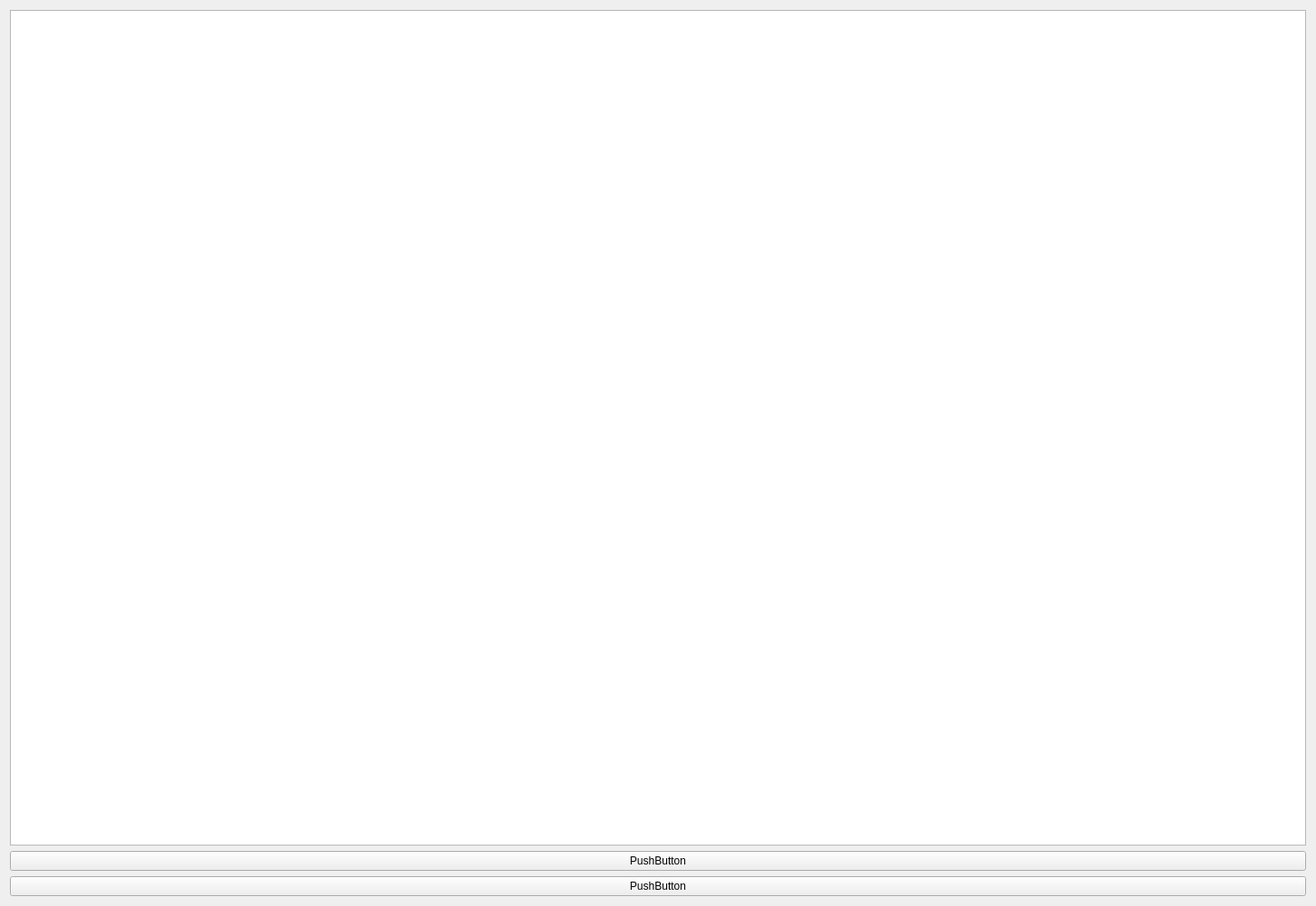
<?xml version="1.0" encoding="UTF-8"?>
<ui version="4.0">
 <class>Form</class>
 <widget class="QWidget" name="Form">
  <property name="geometry">
   <rect>
    <x>0</x>
    <y>0</y>
    <width>1458</width>
    <height>1004</height>
   </rect>
  </property>
  <property name="windowTitle">
   <string>Form</string>
  </property>
  <layout class="QGridLayout" name="gridLayout">
   <item row="0" column="0">
    <layout class="QVBoxLayout" name="verticalLayout">
     <item>
      <widget class="QTableView" name="tableView"/>
     </item>
     <item>
      <widget class="QPushButton" name="AddItemButton">
       <property name="text">
        <string>PushButton</string>
       </property>
      </widget>
     </item>
     <item>
      <widget class="QPushButton" name="SubmitButton">
       <property name="text">
        <string>PushButton</string>
       </property>
      </widget>
     </item>
    </layout>
   </item>
  </layout>
 </widget>
 <resources/>
 <connections/>
</ui>
